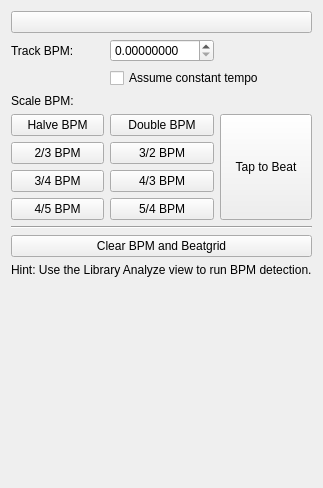
     <widget class="QWidget" name="tabBPM">
      <attribute name="title">
       <string>BPM</string>
      </attribute>
      <layout class="QVBoxLayout" name="verticalLayout_4">
       <item>
        <widget class="QPushButton" name="bpmLock">
         <property name="toolTip">
          <string>Lock or unlock the BPM and beatgrid for this track.</string>
         </property>
        </widget>
       </item>
       <item>
        <layout class="QHBoxLayout" name="horizontalLayout_4">
         <item>
          <layout class="QGridLayout" name="gridLayout">
           <item row="0" column="0">
            <widget class="QLabel" name="labelBpm">
             <property name="text">
              <string>Track BPM: </string>
             </property>
            </widget>
           </item>
           <item row="0" column="1">
            <widget class="QDoubleSpinBox" name="spinBpm">
             <property name="toolTip">
              <string>Displays the BPM of the selected track.</string>
             </property>
             <property name="decimals">
              <number>8</number>
             </property>
             <property name="maximum">
              <double>500.000000000000000</double>
             </property>
             <property name="singleStep">
              <double>1.000000000000000</double>
             </property>
            </widget>
           </item>
           <item row="1" column="1" colspan="2">
            <widget class="QCheckBox" name="bpmConst">
             <property name="toolTip">
              <string>Converts beats detected by the analyzer into a fixed-tempo beatgrid.
Use this setting if your tracks have a constant tempo (e.g. most electronic music).
Often results in higher quality beatgrids, but will not do well on tracks that have tempo shifts.</string>
             </property>
             <property name="text">
              <string>Assume constant tempo</string>
             </property>
            </widget>
           </item>
           <item row="2" column="0" colspan="3">
            <widget class="QLabel" name="labelScaleBpm">
             <property name="text">
              <string>Scale BPM:</string>
             </property>
             <property name="alignment">
              <set>Qt::AlignLeading|Qt::AlignLeft|Qt::AlignVCenter</set>
             </property>
            </widget>
           </item>
           <item row="3" column="0">
            <widget class="QPushButton" name="bpmHalve">
             <property name="toolTip">
              <string>Sets the BPM to 50% of the current value.</string>
             </property>
             <property name="text">
              <string>Halve BPM</string>
             </property>
            </widget>
           </item>
           <item row="3" column="1">
            <widget class="QPushButton" name="bpmDouble">
             <property name="toolTip">
              <string>Sets the BPM to 200% of the current value.</string>
             </property>
             <property name="text">
              <string>Double BPM</string>
             </property>
            </widget>
           </item>
           <item row="4" column="0">
            <widget class="QPushButton" name="bpmTwoThirds">
             <property name="toolTip">
              <string>Sets the BPM to 66% of the current value.</string>
             </property>
             <property name="text">
              <string>2/3 BPM</string>
             </property>
            </widget>
           </item>
           <item row="4" column="1">
            <widget class="QPushButton" name="bpmThreeHalves">
             <property name="toolTip">
              <string>Sets the BPM to 150% of the current value.</string>
             </property>
             <property name="text">
              <string>3/2 BPM</string>
             </property>
            </widget>
           </item>
           <item row="5" column="0">
            <widget class="QPushButton" name="bpmThreeFourths">
             <property name="toolTip">
              <string>Sets the BPM to 75% of the current value.</string>
             </property>
             <property name="text">
              <string>3/4 BPM</string>
             </property>
            </widget>
           </item>
           <item row="5" column="1">
            <widget class="QPushButton" name="bpmFourThirds">
             <property name="toolTip">
              <string>Sets the BPM to 133% of the current value.</string>
             </property>
             <property name="text">
              <string>4/3 BPM</string>
             </property>
            </widget>
           </item>
           <item row="6" column="0">
            <widget class="QPushButton" name="bpmFourFifths">
             <property name="toolTip">
              <string>Sets the BPM to 80% of the current value.</string>
             </property>
             <property name="text">
              <string>4/5 BPM</string>
             </property>
            </widget>
           </item>
           <item row="6" column="1">
            <widget class="QPushButton" name="bpmFiveFourths">
             <property name="toolTip">
              <string>Sets the BPM to 125% of the current value.</string>
             </property>
             <property name="text">
              <string>5/4 BPM</string>
             </property>
            </widget>
           </item>
           <item row="3" column="2" rowspan="4">
            <widget class="QPushButton" name="bpmTap">
             <property name="sizePolicy">
              <sizepolicy hsizetype="Preferred" vsizetype="Preferred">
               <horstretch>0</horstretch>
               <verstretch>0</verstretch>
              </sizepolicy>
             </property>
             <property name="toolTip">
              <string>Tap with the beat to set the BPM to the speed you are tapping.</string>
             </property>
             <property name="text">
              <string>Tap to Beat</string>
             </property>
            </widget>
           </item>
          </layout>
         </item>
        </layout>
       </item>
       <item>
        <widget class="Line" name="line">
         <property name="orientation">
          <enum>Qt::Orientation::Horizontal</enum>
         </property>
        </widget>
       </item>
       <item>
        <widget class="QPushButton" name="bpmClear">
         <property name="text">
          <string>Clear BPM and Beatgrid</string>
         </property>
        </widget>
       </item>
       <item>
        <widget class="QLabel" name="label">
         <property name="text">
          <string>Hint: Use the Library Analyze view to run BPM detection.</string>
         </property>
        </widget>
       </item>
       <item>
        <spacer name="verticalSpacer">
         <property name="orientation">
          <enum>Qt::Orientation::Vertical</enum>
         </property>
         <property name="sizeHint" stdset="0">
          <size>
           <width>0</width>
           <height>200</height>
          </size>
         </property>
        </spacer>
       </item>
      </layout>
     </widget>
